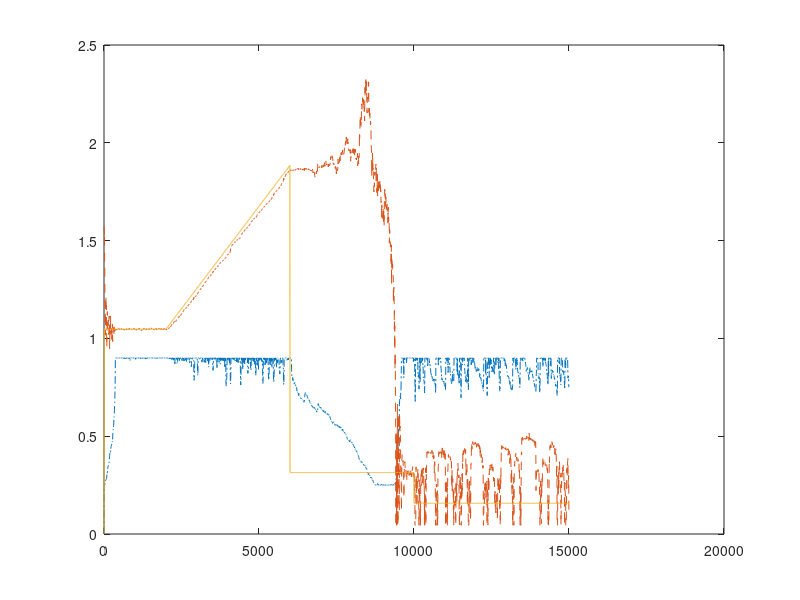

Source code (MATLAB):
%This program implement the LMS ALE, using Algorithm 1
%of Chapter 10 (Table 10.2).
%
%All parameters are specifically set to obtain Fig. 10.9a.
%The parameters may be changed to simulate other scenarios
%by editing the program.
%
%The variables names follow those in the text.
%The letter "v" has been added to indicate vectors.
%
%
% Last updated on April 28, 1998
%

itn=15000;
u=zeros(size(1:itn));
y=[0 0 0];
alpha=y;
beta=y;
e=y;
s=0.25;
w=0;
mus=0.001;
muw=0.05;
sv1=zeros(size(1:itn));
wv1=sv1;
thetav1=sv1;
theta=pi/3;
dtheta=0;
thetak=0;
for k=2:itn
	if k==2000
		dtheta=pi/15000
	end
	if k==6000
		dtheta=0
		theta=pi/10
	end
	if k==10000
		theta=pi/20
	end
	theta=theta+dtheta;
	thetak=thetak+theta;
	if thetak>2*pi
		thetak=thetak-2*pi;
	end
	u(k+1)=sin(thetak)+0.707*randn;	%rndu(k);
	alpha(2:3)=alpha(1:2);
	beta(2:3)=beta(1:2);
	e(2:3)=e(1:2);
	y(2:3)=y(1:2);
	y(1)=(1+s)*w*y(2)-s*y(3)+(1-s)*(w*u(k)-u(k-1));
	e(1)=u(k+1)-y(1);
	alpha(1)=(1+s)*w*alpha(2)-s*alpha(3)+(1+s)*y(2)+(1-s)*u(k);
	w=w+muw*(1-s)^3*e(1)*alpha(1);
	if abs(w)>0.999
		w=0.999*sign(w);
	end
	beta(1)=(1+s)*w*beta(2)-s*beta(3)-(w*e(2)-e(3));
	s=s+(mus/(1-s)^2)*(y(1)*y(1)+(1-s*s)*y(1)*beta(1));
	if s<0.25
		s=0.25;
	elseif s>0.9
		s=0.9;
	end
	sv1(k)=s;
	wv1(k)=w;
	thetav1(k)=theta;
end
nn=[1:5:itn];
plot(nn,sv1(nn),'-.',nn,acos(wv1(nn)),'--',nn,thetav1(nn),'-')


